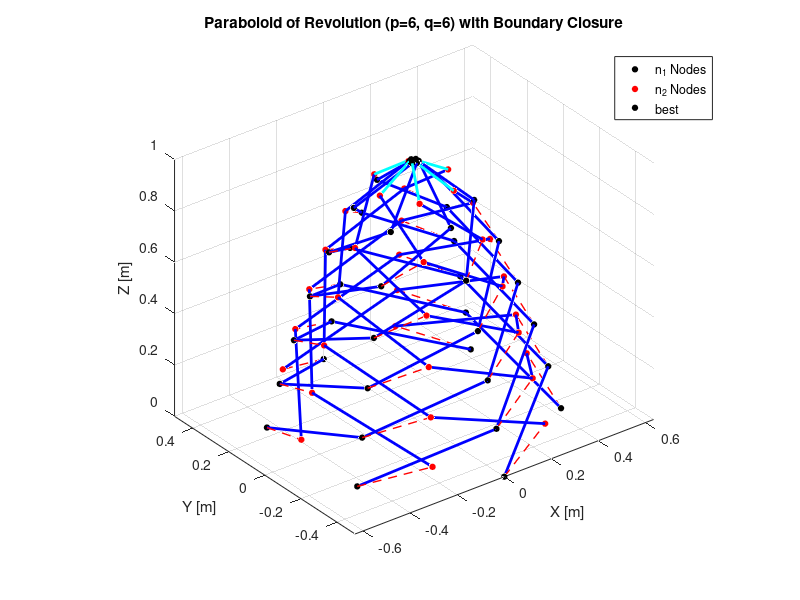

This figure's MATLAB source:
clear; clc; close all;

%% 1. Define Structural Parameters
p = 6;          % Number of units around the circumference
q = 6;          % Number of units along the vertical axis
L = 1.0;        % Total length of the structure
a = 1/16;       % Focus of the paraboloid
Ld = 1.001;       % Height of the paraboloid (must be > L)

%% 2. Initialize Node Storage
N1 = zeros(q+1, p, 3); 
N2 = zeros(q+1, p, 3);

theta1 = [0,0,0,0,0,0,0,0;0,0,1,-1,-1,0,0,-1];
theta2 = [0,-1,0,0,1,0,-1,0,0; 1,0,-1,0,0,1,-1,0,0];
theta3 = [0,0,0,0,0,0,-1,0;0,0,0,0,0,0,0,1];
theta4 = [0,1,-1,0,0,1,1,0; 0,0,0,0,0,0,0,0];

%% 3. Calculate Node Coordinates
for i = 0:q
    for k = 0:p-1
        
        % Calculate for l = 1 (Applies to all rows 0 to q)
        l = 1;
        z1 = (2*i + (l-1)) * (L / (2*q));
        theta1 = (2*k + l) * (pi / p);
        r1_val = sqrt(4 * a * (Ld - z1));
        
        N1(i+1, k+1, 1) = r1_val * cos(theta1); 
        N1(i+1, k+1, 2) = r1_val * sin(theta1); 
        N1(i+1, k+1, 3) = z1;                   
        
        % Calculate for l = 2 (Skip for the very top boundary i=q)
        if i < q
            l = 2;
            z2 = (2*i + (l-1)) * (L / (2*q));
            theta2 = (2*k + l) * (pi / p);
            r2_val = sqrt(4 * a * (Ld - z2));
            
            N2(i+1, k+1, 1) = r2_val * cos(theta2); 
            N2(i+1, k+1, 2) = r2_val * sin(theta2); 
            N2(i+1, k+1, 3) = z2;                   
        else
            N2(i+1, k+1, :) = NaN; % n2(q,k) does not exist
        end
        
    end
end

%% 4. Plotting the Structure
figure('Name', 'Double-Helix Paraboloid Tensegrity', 'Color', 'w');
hold on; grid on; axis equal;
view(3);
xlabel('X [m]'); ylabel('Y [m]'); zlabel('Z [m]');
title(sprintf('Paraboloid of Revolution (p=%d, q=%d) with Boundary Closure', p, q));

% Plot nodes
for i = 0:q
    for k = 0:p-1
        % Always plot n1
        plot3(N1(i+1, k+1, 1), N1(i+1, k+1, 2), N1(i+1, k+1, 3), 'ko', 'MarkerFaceColor', 'k', 'MarkerSize', 4);
        
        if i < q
            plot3(N2(i+1, k+1, 1), N2(i+1, k+1, 2), N2(i+1, k+1, 3), 'ro', 'MarkerFaceColor', 'r', 'MarkerSize', 4);
        end
    end
end

% Plot bars and strings
for i = 0:q-1
    for k = 0:p-1
        
        n1_current = squeeze(N1(i+1, k+1, :));
        n2_current = squeeze(N2(i+1, k+1, :));
        
        k_plus_1 = mod(k + 1, p);
        k_minus_1 = mod(k - 1, p);
        
        n1_next_kplus = squeeze(N1(i+2, k_plus_1+1, :));
        n1_current_kminus = squeeze(N1(i+1, k_minus_1+1, :));
        
        % Draw Bar 1 (Standard for all rows)
        plot3([n1_current(1), n1_next_kplus(1)], ...
              [n1_current(2), n1_next_kplus(2)], ...
              [n1_current(3), n1_next_kplus(3)], 'b-', 'LineWidth', 2);
          
        % Draw Bar 2
        if i < q - 1
            % Internal rows: standard double-helix connection
            n2_next_kminus = squeeze(N2(i+2, k_minus_1+1, :));
            plot3([n2_current(1), n2_next_kminus(1)], ...
                  [n2_current(2), n2_next_kminus(2)], ...
                  [n2_current(3), n2_next_kminus(3)], 'b-', 'LineWidth', 2)
           
            plot3([n1_current(1), n2_current(1)], ...
                  [n1_current(2), n2_current(2)], ...
                  [n1_current(3), n2_current(3)], 'r--', 'LineWidth', 1) %this is s1

            % plot3([n1_current_kminus(1), n2_current(1)], ...
            %       [n1_current_kminus(2), n2_current(2)], ...
            %       [n1_current_kminus(3), n2_current(3)], 'r--', 'LineWidth', 1) %this is s2
            % 
            % plot3([n1_current_kminus(1), n2_current(1)], ...
            %       [n1_current_kminus(2), n2_current(2)], ...
            %       [n1_current_kminus(3), n2_current(3)], 'r--', 'LineWidth', 1) %this is s3

        else
            % Top row (i = q-1): standard b2 is removed. 
            % Replaced by \bar{b}_2 connecting to n1(q, k)
            n1_top = squeeze(N1(i+2, k+1, :)); 
            plot3([n2_current(1), n1_top(1)], ...
                  [n2_current(2), n1_top(2)], ...
                  [n2_current(3), n1_top(3)], 'c-', 'LineWidth', 2); % Cyan to highlight boundary bar
        end

    

    end
end

legend('n_1 Nodes', 'n_2 Nodes', 'best');
hold off;
